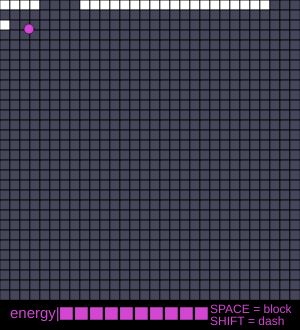
Frame 1 (no input)
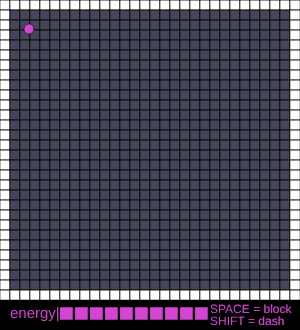
Frame 60 (no input)
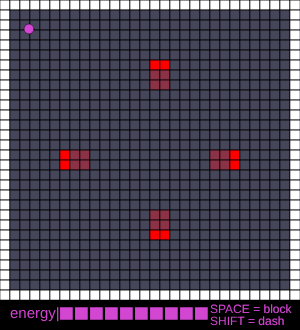
Frame 120 (the mouse pressed at the canvas centre since frame 60)

The p5.js sketch that drew these frames (run headless with seeded random() and noise() and a simulated clock; from frame 60 on, the mouse is pressed at the canvas centre):

// p5.js sketch
// ── sketch.js
// Project Title
// Your Name
// Date
//

// make the controls more clear

//Muntaha C.
// I was a bit confused on what Shift did (but that's just me).
// On the other hand, I really like the graphics with that :D

//Ian - graphics are really cool love the gameplay.
//Mitsaal - VALID, very hard. LOVE IT
//Henry: Good stuff, i like the difficulty of the game. The blocking power is a bit too broken though lol, making it cost more energy is the way to balance it in my opinion.

//adeeb: bruh hand this in there's nothing to improve imo
//good game

//map is 30x30
let mapData = [
  [1,1,1,1,0,0,0,0,1,1,1,1,1,1,1,1,1,1,1,1,1,1,1,1,1,1,1,0,0,0],
  [0,0,0,0,0,0,0,0,0,0,0,0,0,0,0,0,0,0,0,0,0,0,0,0,0,0,0,0,0,0],
  [,0,0,0,0,0,0,0,0,0,0,0,0,0,0,0,0,0,0,0,0,0,0,0,0,0,0,0,0,0],
  [0,0,0,0,0,0,0,0,0,0,0,0,0,0,0,0,0,0,0,0,0,0,0,0,0,0,0,0,0,0],
  [0,0,0,0,0,0,0,0,0,0,0,0,0,0,0,0,0,0,0,0,0,0,0,0,0,0,0,0,0,0],
  [0,0,0,0,0,0,0,0,0,0,0,0,0,0,0,0,0,0,0,0,0,0,0,0,0,0,0,0,0,0],
  [0,0,0,0,0,0,0,0,0,0,0,0,0,0,0,0,0,0,0,0,0,0,0,0,0,0,0,0,0,0],
  [0,0,0,0,0,0,0,0,0,0,0,0,0,0,0,0,0,0,0,0,0,0,0,0,0,0,0,0,0,0],
  [0,0,0,0,0,0,0,0,0,0,0,0,0,0,0,0,0,0,0,0,0,0,0,0,0,0,0,0,0,0],
  [0,0,0,0,0,0,0,0,0,0,0,0,0,0,0,0,0,0,0,0,0,0,0,0,0,0,0,0,0,0],
  [0,0,0,0,0,0,0,0,0,0,0,0,0,0,0,0,0,0,0,0,0,0,0,0,0,0,0,0,0,0],
  [0,0,0,0,0,0,0,0,0,0,0,0,0,0,0,0,0,0,0,0,0,0,0,0,0,0,0,0,0,0],
  [0,0,0,0,0,0,0,0,0,0,0,0,0,0,0,0,0,0,0,0,0,0,0,0,0,0,0,0,0,0],
  [0,0,0,0,0,0,0,0,0,0,0,0,0,0,0,0,0,0,0,0,0,0,0,0,0,0,0,0,0,0],
  [0,0,0,0,0,0,0,0,0,0,0,0,0,0,0,0,0,0,0,0,0,0,0,0,0,0,0,0,0,0],
  [0,0,0,0,0,0,0,0,0,0,0,0,0,0,0,0,0,0,0,0,0,0,0,0,0,0,0,0,0,0],
  [0,0,0,0,0,0,0,0,0,0,0,0,0,0,0,0,0,0,0,0,0,0,0,0,0,0,0,0,0,0],
  [0,0,0,0,0,0,0,0,0,0,0,0,0,0,0,0,0,0,0,0,0,0,0,0,0,0,0,0,0,0],
  [0,0,0,0,0,0,0,0,0,0,0,0,0,0,0,0,0,0,0,0,0,0,0,0,0,0,0,0,0,0],
  [0,0,0,0,0,0,0,0,0,0,0,0,0,0,0,0,0,0,0,0,0,0,0,0,0,0,0,0,0,0],
  [0,0,0,0,0,0,0,0,0,0,0,0,0,0,0,0,0,0,0,0,0,0,0,0,0,0,0,0,0,0],
  [0,0,0,0,0,0,0,0,0,0,0,0,0,0,0,0,0,0,0,0,0,0,0,0,0,0,0,0,0,0],
  [0,0,0,0,0,0,0,0,0,0,0,0,0,0,0,0,0,0,0,0,0,0,0,0,0,0,0,0,0,0],
  [0,0,0,0,0,0,0,0,0,0,0,0,0,0,0,0,0,0,0,0,0,0,0,0,0,0,0,0,0,0],
  [0,0,0,0,0,0,0,0,0,0,0,0,0,0,0,0,0,0,0,0,0,0,0,0,0,0,0,0,0,0],
  [0,0,0,0,0,0,0,0,0,0,0,0,0,0,0,0,0,0,0,0,0,0,0,0,0,0,0,0,0,0],
  [0,0,0,0,0,0,0,0,0,0,0,0,0,0,0,0,0,0,0,0,0,0,0,0,0,0,0,0,0,0],
  [0,0,0,0,0,0,0,0,0,0,0,0,0,0,0,0,0,0,0,0,0,0,0,0,0,0,0,0,0,0],
  [0,0,0,0,0,0,0,0,0,0,0,0,0,0,0,0,0,0,0,0,0,0,0,0,0,0,0,0,0,0],
  [0,0,0,0,0,0,0,0,0,0,0,0,0,0,0,0,0,0,0,0,0,0,0,0,0,0,0,0,0,0],
  [0,0,0,0,0,0,0,0,0,0,0,0,0,0,0,0,0,0,0,0,0,0,0,0,0,0,0,0,0,0],
];

function renderGrid(){
  for(let x = 0; x < numCols; x++){
    for(let y = 0; y < numRows; y++){
      // empty tile
      stroke(0);
      if (mapData[y][x] === 0){
        fill(70,70,90);
        rect(x*tile, y*tile, tile, tile);
      }
      // obstacle tile
      if (mapData[y][x] === 1){
        fill(255);
        rect(x*tile, y*tile, tile, tile);
      }
      // death tile
      if (mapData[y][x] === 2){
        fill(255,0,0);
        rect(x*tile, y*tile, tile, tile);
      }
      // loading lazer
      if (mapData[y][x] === 3){
        fill(140,50,70);
        rect(x*tile, y*tile, tile, tile);
      }
    }
  }
}

let tile = 10;
let myPlayer;
let xPos;
let yPos;
const numCols = 30;
const numRows = 30;
let lazerDelay = 600;
let lazerDuration = 5000;
let gameState = 1.0;
let energy = 10;
let guard = false;
let spaceTimer;
let bullets = [];
let gameTime = 0;
let time = 0;

function setup() {
  // frameRate(5);
  gameTime = millis();
  setInterval(() => {
    if (energy < 10 && !keyIsDown(32)){
      energy += 1;
    }
  }, 3000);
  createCanvas(300, 330);
  spaceTimer = millis();
  // skill bar
  fill(0);
  rect(0,300,width,30);
  // energy
  fill(210, 70, 210);
  textAlign(LEFT);
  textSize(15);
  text("energy|", 10, 318);
  
  //player setup
  strokeWeight(0.5);
  myPlayer = new player(25,25);


  // weapon examples:

  //  bullets.push(new bulletD(11,100));
  //  bullets.push(new bulletR(10,100));
  //  bullets.push(new bulletL(11,100));
  //  bullets.push(new bulletU(25,100));

  // lazerH(13)
  // lazerV(15)
}

function draw(){
  // game start
  if (keyIsDown(32) === true){
    if (energy >= 1){
      guard = true;
      if (millis() - spaceTimer > 500){
        spaceTimer = millis();
        energy -= 2;
      }
    }
  }
  else {
    guard = false;
    spaceTimer = millis();
  }
  if (gameState === 1.0){
    renderGrid();
    border();
    grid();
    xPos = myPlayer.findX();
    yPos = myPlayer.findY();
    move();
    myPlayer.update();
    
    //energy visualizer
    fill(0);
    stroke(0);
    rect(60,307,180,20);
    fill(210,70,210);
    for (let i = 0; i < energy; i++){
      // if (i <= energy){
      fill(210,70,210);
      rect(60+i*15,307,13,13);
    }
    textSize(12);
    text("SPACE = block", 210,313);
    text("SHIFT = dash", 210, 325);
    console.log(time);
  }
  for(let i = 0; i < bullets.length; i++){
    let b = bullets[i];
    b.move();
    if (b.alive === false){
      bullets.splice(i,1);
    }
  }
  //------------------------
  //    TIMED CHANGES
  //------------------------
  if(millis()-gameTime >= 100){
    gameTime = millis();
    time += 1;
    if (time === 10){
      bullets.push(new bulletL(15,100));
      bullets.push(new bulletL(16,100));
      bullets.push(new bulletU(15,100));
      bullets.push(new bulletU(16,100));
      bullets.push(new bulletR(15,100));
      bullets.push(new bulletR(16,100));
      bullets.push(new bulletD(16,100));
      bullets.push(new bulletD(15,100));
    }
    if ( time === 40){
      bullets.push(new bulletL(1,100));
      textAlign(CENTER);
    }
    if (time === 42){
      bullets.push(new bulletL(2,100));
    }
    if (time === 44){
      bullets.push(new bulletL(3,100));
    }
    if (time === 46){
      bullets.push(new bulletL(4,100));
    }
    if (time === 48){
      bullets.push(new bulletL(5,100));
    }
    if (time === 50){
      bullets.push(new bulletL(6,100));
    }
    if (time === 52){
      bullets.push(new bulletL(7,100));
    }
    if (time === 54){
      bullets.push(new bulletL(8,100));
    }
    if (time === 56){
      bullets.push(new bulletL(9,100));
    }
    if (time === 58){
      bullets.push(new bulletL(10,100));
    }
    if (time === 60){
      bullets.push(new bulletL(11,100));
    }
    if (time === 62){
      bullets.push(new bulletL(12,100));
    }
    if (time === 64){
      bullets.push(new bulletL(13,100));
    }
    if (time === 66){
      bullets.push(new bulletL(14,100));
    }
    if (time === 68){
      bullets.push(new bulletL(15,100));
    }
    if (time === 70){
      bullets.push(new bulletL(16,100));
    }
    if (time === 72){
      bullets.push(new bulletL(17,100));
    }
    if (time === 74){
      bullets.push(new bulletL(18,100));
    }
    if (time === 76){
      bullets.push(new bulletL(19,100));
    }
    if (time === 78){
      bullets.push(new bulletL(20,100));
    }
    if (time === 80){
      bullets.push(new bulletL(21,100));
    }
    if (time === 82){
      bullets.push(new bulletL(22,100));
    }
    if (time === 84){
      bullets.push(new bulletL(23,100));
    }
    if (time === 86){
      bullets.push(new bulletL(24,100));
    }
    if (time === 88){
      bullets.push(new bulletL(25,100));
    }
    if (time === 106){
      for (let i = 0; i < 30; i++){
        bullets.push(new bulletU(i,100));
      }
    }
    if (time === 116){
      for (let i = 0; i < 30; i++){
        bullets.push(new bulletU(i,100));
      }
    }
    if (time === 126){
      for (let i = 0; i < 30; i++){
        bullets.push(new bulletU(i,100));
      }
    }
    if (time === 160){
      for (let i = 0; i<30; i++){
        bullets.push(new bulletR(i,100));
        bullets.push(new bulletL(i,100));
      }
    }
    if (time === 180){
      lazerH(1);
      lazerH(28);
    }
    if (time === 181){
      lazerH(2);
      lazerH(27);
    }
    if (time === 182){
      lazerH(3);
      lazerH(26);
    }
    if (time === 183){
      lazerH(4);
      lazerH(25);
    }
    if (time === 184){
      lazerH(5);
      lazerH(24);
    }
    if (time === 185){
      lazerH(6);
      lazerH(23);
    }
    if (time === 186){
      lazerH(7);
      lazerH(22);
    }
    if (time === 187){
      lazerH(8);
      lazerH(21);
    }
    if (time === 236){
      for(let i = 0; i < 30; i++){
        mapData[6][i] = 1;
        mapData[7][i] = 1;
        mapData[8][i] = 1;
        mapData[21][i] = 1;
        mapData[22][i] = 1;
        mapData[23][i] = 1;
      }
    }
    if (time === 237){
      for(let i = 0; i < 30; i++){
        mapData[6][i] = 1;
        mapData[7][i] = 1;
        mapData[8][i] = 1;
        mapData[21][i] = 1;
        mapData[22][i] = 1;
        mapData[23][i] = 1;
      }
    }
    if (time === 238){
      for(let i = 0; i < 30; i++){
        mapData[6][i] = 1;
        mapData[7][i] = 1;
        mapData[8][i] = 1;
        mapData[21][i] = 1;
        mapData[22][i] = 1;
        mapData[23][i] = 1;
      }
    }
    if (time === 234){
      for(let i = 0; i < 30; i++){
        mapData[6][i] = 1;
        mapData[7][i] = 1;
        mapData[8][i] = 1;
        mapData[21][i] = 1;
        mapData[22][i] = 1;
        mapData[23][i] = 1;
      }
    }
    if (time === 235){
      for(let i = 0; i < 30; i++){
        mapData[6][i] = 1;
        mapData[7][i] = 1;
        mapData[8][i] = 1;
        mapData[21][i] = 1;
        mapData[22][i] = 1;
        mapData[23][i] = 1;
      }
    }
    if (time === 235 + round(int(random(0,20)))){
      bullets.push(new bulletL(int(random(10,20)),100));
    }
    if (time === 235 + round(int(random(0,20)))){
      bullets.push(new bulletL(int(random(10,20)),100));
    }
    if (time === 235 + round(int(random(0,20)))){
      bullets.push(new bulletL(int(random(10,20)),100));
    }
    if (time === 235 + round(int(random(0,20)))){
      bullets.push(new bulletL(int(random(10,20)),100));
    }
    if (time === 235 + round(int(random(0,20)))){
      bullets.push(new bulletL(int(random(10,20)),100));
    }
    if (time === 235 + round(int(random(0,20)))){
      bullets.push(new bulletL(int(random(10,20)),100));
    }
    if (time === 235 + round(int(random(0,20)))){
      bullets.push(new bulletL(int(random(10,20)),100));
    }
    if (time === 235 + round(int(random(0,20)))){
      bullets.push(new bulletL(int(random(10,20)),100));
    }
    if (time === 235 + round(int(random(0,20)))){
      bullets.push(new bulletL(int(random(10,20)),100));
    }
    if (time === 235 + round(int(random(0,20)))){
      bullets.push(new bulletL(int(random(10,20)),100));
    }
    if (time === 235 + round(int(random(0,20)))){
      bullets.push(new bulletR(int(random(10,20)),100));
    }
    if (time === 235 + round(int(random(0,20)))){
      bullets.push(new bulletR(int(random(10,20)),100));
    }
    if (time === 235 + round(int(random(0,20)))){
      bullets.push(new bulletR(int(random(10,20)),100));
    }
    if (time === 235 + round(int(random(0,20)))){
      bullets.push(new bulletR(int(random(10,20)),100));
    }
    if (time === 235 + round(int(random(0,20)))){
      bullets.push(new bulletR(int(random(10,20)),100));
    }
    if (time === 235 + round(int(random(0,20)))){
      bullets.push(new bulletR(int(random(10,20)),100));
    }
    if (time === 235 + round(int(random(0,20)))){
      bullets.push(new bulletR(int(random(10,20)),100));
    }
    if (time === 235 + round(int(random(0,20)))){
      bullets.push(new bulletR(int(random(10,20)),100));
    }
    if (time === 235 + round(int(random(0,20)))){
      bullets.push(new bulletR(int(random(10,20)),100));
    }
    if (time === 235 + round(int(random(0,20)))){
      bullets.push(new bulletR(int(random(10,20)),100));
    }
    if (time === 290){
      for (let i = 0; i < 30; i++){
        mapData[6][i] = 0;
        mapData[7][i] = 0;
        mapData[8][i] = 0;
        mapData[21][i] = 0;
        mapData[22][i] = 0;
        mapData[23][i] = 0;
      }
    }
    if (time === 295){
      for (let i = 0; i < 30; i += 4){
        lazerDuration = 2000;
        lazerDelay = 1000;
        lazerV(i);
        lazerV(i + 1);
      }
    }
    if (time === 305){
      for (let z = 0; z < 30; z += 4){
        lazerDuration = 2000;
        lazerDelay = 1000;
        lazerH(z);
        lazerH(z + 1);
      }
    }
    if (time === 315){
      for (let i = 0; i < 30; i += 4){
        lazerDuration = 2000;
        lazerDelay = 1000;
        lazerV(i - 1);
        lazerV(i - 2);
      }
    }
    if (time === 325){
      for (let z = 2; z < 30; z += 4){
        lazerDuration = 2000;
        lazerDelay = 1000;
        lazerH(z);
        lazerH(z +1);
      }
    }
    if (time === 340){
      for (let i = 0; i < 30; i++){
        bullets.push(new bulletR(i,150));
      }
    }
    if (time === 347){
      for (let i = 0; i < 30; i++){
        bullets.push(new bulletR(i,150));
      }
    }
    if (time === 354){
      for (let i = 0; i < 30; i++){
        bullets.push(new bulletR(i,150));
      }
    }
    if (time === 360){
      for (let i = 0; i < 30; i++){
        bullets.push(new bulletR(i,150));
      }
    }
    if (time === 367){
      for (let i = 0; i < 30; i++){
        bullets.push(new bulletR(i,150));
      }
    }
    if (time === 376){
      bullets.splice(0,bullets.length);
    }
    if (time === 377){
      for (let i = 0; i < 30; i ++){
        for (let z = 0; z < 30; z ++){
          mapData[z][i] = 0;
        }
      }
    }
    if (time ===377){
      for (let i = 0; i < 30; i++){
        mapData[i][4] = 2;
        mapData[i][9] = 2;
        mapData[i][14] = 2;
        mapData[i][19] = 2;
        mapData[i][24] = 2;
        mapData[i][29] = 2;
      }
    }
    if (time === 382){
      for (let i = 0; i < 30; i++){
        mapData[i][4] = 1;
        mapData[i][9] = 1;
        mapData[i][14] = 1;
        mapData[i][19] = 1;
        mapData[i][24] = 1;
        mapData[i][29] = 1;
      }
    }
    if (time === 387){
      bullets.push(new bulletD(1,100));
      bullets.push(new bulletD(2,100));
      bullets.push(new bulletD(3,100));

      bullets.push(new bulletU(5,100));
      bullets.push(new bulletU(6,100));
      bullets.push(new bulletU(7,100));
      bullets.push(new bulletU(8,100));

      bullets.push(new bulletD(10,100));
      bullets.push(new bulletD(11,100));
      bullets.push(new bulletD(12,100));
      bullets.push(new bulletD(13,100));

      bullets.push(new bulletU(15,100));
      bullets.push(new bulletU(16,100));
      bullets.push(new bulletU(17,100));
      bullets.push(new bulletU(18,100));

      bullets.push(new bulletD(20,100));
      bullets.push(new bulletD(21,100));
      bullets.push(new bulletD(22,100));
      bullets.push(new bulletD(23,100));

      bullets.push(new bulletU(25,100));
      bullets.push(new bulletU(26,100));
      bullets.push(new bulletU(27,100));
      bullets.push(new bulletU(28,100));
    }
    if (time === 388){
      bullets.push(new bulletD(1,100));
      bullets.push(new bulletD(2,100));
      bullets.push(new bulletD(3,100));

      bullets.push(new bulletU(5,100));
      bullets.push(new bulletU(6,100));
      bullets.push(new bulletU(7,100));
      bullets.push(new bulletU(8,100));

      bullets.push(new bulletD(10,100));
      bullets.push(new bulletD(11,100));
      bullets.push(new bulletD(12,100));
      bullets.push(new bulletD(13,100));

      bullets.push(new bulletU(15,100));
      bullets.push(new bulletU(16,100));
      bullets.push(new bulletU(17,100));
      bullets.push(new bulletU(18,100));

      bullets.push(new bulletD(20,100));
      bullets.push(new bulletD(21,100));
      bullets.push(new bulletD(22,100));
      bullets.push(new bulletD(23,100));

      bullets.push(new bulletU(25,100));
      bullets.push(new bulletU(26,100));
      bullets.push(new bulletU(27,100));
      bullets.push(new bulletU(28,100));
    }
    if (time === 389){
      bullets.push(new bulletD(1,100));
      bullets.push(new bulletD(2,100));
      bullets.push(new bulletD(3,100));

      bullets.push(new bulletU(5,100));
      bullets.push(new bulletU(6,100));
      bullets.push(new bulletU(7,100));
      bullets.push(new bulletU(8,100));

      bullets.push(new bulletD(10,100));
      bullets.push(new bulletD(11,100));
      bullets.push(new bulletD(12,100));
      bullets.push(new bulletD(13,100));

      bullets.push(new bulletU(15,100));
      bullets.push(new bulletU(16,100));
      bullets.push(new bulletU(17,100));
      bullets.push(new bulletU(18,100));

      bullets.push(new bulletD(20,100));
      bullets.push(new bulletD(21,100));
      bullets.push(new bulletD(22,100));
      bullets.push(new bulletD(23,100));

      bullets.push(new bulletU(25,100));
      bullets.push(new bulletU(26,100));
      bullets.push(new bulletU(27,100));
      bullets.push(new bulletU(28,100));
    }
    if (time === 395){
      bullets.push(new bulletD(1,100));
      bullets.push(new bulletD(2,100));
      bullets.push(new bulletD(3,100));

      bullets.push(new bulletU(5,100));
      bullets.push(new bulletU(6,100));
      bullets.push(new bulletU(7,100));
      bullets.push(new bulletU(8,100));

      bullets.push(new bulletD(10,100));
      bullets.push(new bulletD(11,100));
      bullets.push(new bulletD(12,100));
      bullets.push(new bulletD(13,100));

      bullets.push(new bulletU(15,100));
      bullets.push(new bulletU(16,100));
      bullets.push(new bulletU(17,100));
      bullets.push(new bulletU(18,100));

      bullets.push(new bulletD(20,100));
      bullets.push(new bulletD(21,100));
      bullets.push(new bulletD(22,100));
      bullets.push(new bulletD(23,100));

      bullets.push(new bulletU(25,100));
      bullets.push(new bulletU(26,100));
      bullets.push(new bulletU(27,100));
      bullets.push(new bulletU(28,100));
    }
    if (time === 425){
      for (let i = 0; i < 30; i++){
        mapData[i][4] = 0;
        mapData[i][9] = 0;
        mapData[i][14] = 0;
        mapData[i][19] = 0;
        mapData[i][24] = 0;
        mapData[i][29] = 0;
      }
    }
    if (time === 460){
      for (let i = 0; i < 30; i++){
        if (i !== 27 && i !== 28 && i !== 1 && i !== 2){
          lazerDelay = 1500;
          lazerDuration = 2000;
          lazerH(i);
        }
      }
    }
    if (time === 480){
      for (let i = 0; i < 30; i++){
        if (i !== 14 && i !== 15){
          lazerDelay = 1500;
          lazerDuration = 2000;
          lazerV(i);
        }
      }
    }
    if (time === 500){
      for (let i = 0; i < 30; i++){
        if (i !== 14 && i !== 15){
          lazerDelay = 1500;
          lazerDuration = 2000;
          lazerV(i);
          lazerH(i);
        }
      }
    }
    if (time === 520){
      for (let i = 0; i < 30; i++){
        if (i !== 5 && i !== 6){
          lazerDelay = 1500;
          lazerDuration = 2000;
          lazerV(i);
          lazerH(i);
        }
      }
    }
    if (time === 540){
      for (let i = 0; i < 30; i++){
        if (i !== 5 && i !== 6){
          lazerV(i);
        }
        if (i !== 22 && i !== 23){
          lazerH(i);
        }
      }
    }
    if (time === 560){
      for (let i = 0; i < 30; i++){
        if (i !== 22 && i !== 23){
          lazerV(i);
        }
        if (i !== 22 && i !== 23){
          lazerH(i);
        }
      }
    }
    if (time === 580){
      for (let i = 0; i < 30; i++){
        if (i !== 22 && i !== 23){
          lazerV(i);
        }
        if (i !== 5 && i !== 6){
          lazerH(i);
        }
      }
    }
    if (time === 600){
      for (let i = 0; i < 30; i++){
        if (i !== 14 && i !== 15){
          lazerDelay = 1500;
          lazerDuration = 2000;
          lazerV(i);
          lazerH(i);
        }
      }
    }
    for (let i = 0; i < 150; i++){
      if (time === 620 + round(int(random(0,50)))){
        bullets.push(new bulletL(int(random(1,29)),100));
      }
    }
    for (let i = 0; i < 150; i++){
      if (time === 680 + round(int(random(0,50)))){
        bullets.push(new bulletD(int(random(1,29)),100));
      }
    }
    for (let i = 0; i < 150; i++){
      if (time === 740 + round(int(random(0,50)))){
        bullets.push(new bulletR(int(random(1,29)),100));
      }
    }
    for (let i = 0; i < 150; i++){
      if (time === 800 + round(int(random(0,50)))){
        bullets.push(new bulletU(int(random(1,29)),100));
      }
    }
    for (let i = 0; i < 200; i++){
      let dir = round(int(random(1,4)));
      if (time === 860 + round(int(random(0,50)))){
        if (dir === 1){
          bullets.push(new bulletR(int(random(1,29)),100));
        }
      }
      if (time === 860 + round(int(random(0,50)))){
        if (dir === 2){
          bullets.push(new bulletD(int(random(1,29)),100));
        }
      }
    }
    for (let i = 0; i < 200; i++){
      let dir = round(int(random(1,4)));
      if (time === 920 + round(int(random(0,50)))){
        if (dir === 1){
          bullets.push(new bulletL(int(random(1,29)),100));
        }
      }
      if (time === 920 + round(int(random(0,50)))){
        if (dir === 2){
          bullets.push(new bulletU(int(random(1,29)),100));
        }
      }
    }
    for (let i = 0; i < 150; i++){
      let dir = round(int(random(1,5)));
      if (time === 1000 + round(int(random(0,50)))){
        if (dir === 1){
          bullets.push(new bulletR(int(random(1,29)),100));
        }
      }
      if (time === 1000 + round(int(random(0,50)))){
        if (dir === 2){
          bullets.push(new bulletD(int(random(1,29)),100));
        }
      }
      if (time === 1000 + round(int(random(0,50)))){
        if (dir === 3){
          bullets.push(new bulletL(int(random(1,29)),100));
        }
      }
      if (time === 1000 + round(int(random(0,50)))){
        if (dir === 2){
          bullets.push(new bulletU(int(random(1,29)),100));
        }
      }
    }
  }

  // loss screen
  if (gameState === 0){
    fill(100,0,0);
    rect(0,0,width,height);
    fill(255,222,89);
    textAlign(CENTER);
    textSize(40);
    text("YOU LOSE",width/2,100);
    textSize(20);
    text("press F5 to try again", width/2, 200);
  }
}

function lazerH(y){
  for (let z = 1; z < 29; z++){
    mapData[round(y)][z] = 3;
  }
  setTimeout(() => {
    for (let z = 1; z < 29; z ++){
      mapData[round(y)][z] = 2;
    }
  }, lazerDelay);
  setTimeout(() => {
    for (let z = 1; z < 29; z ++){
      mapData[round(y)][z] = 0;
    }
  }, lazerDuration);
}

function lazerV(x){
  for (let z = 1; z < 29; z++){
    mapData[z][round(x)] = 3;
  }
  setTimeout(() => {
    for (let z = 1; z < 29; z ++){
      mapData[z][round(x)] = 2;
    }
  }, lazerDelay);
  setTimeout(() => {
    for (let z = 1; z < 29; z ++){
      mapData[z][round(x)] = 0;
    }
  }, lazerDuration);
}

function border(){
  for (let i = 0; i < 30; i++){
    mapData[i][0] = 1;
    mapData[i][29] = 1;
    mapData[0][i] = 1;
    mapData[29][i] = 1;
  }
}

function move(){
  if (keyIsPressed){
    //move right
    if (keyIsDown(68)){// 68 = d
      myPlayer.right();
    }
    //move left
    if (keyIsDown(65)){// 65 is a
      myPlayer.left();
    }
    //move down
    if (keyIsDown(83)){//83 is s
      myPlayer.down();
    }
    //move up
    if (keyIsDown(87)){//87 is w
      myPlayer.up();
    }
  }
}
// dashes
function keyPressed(){
  if (keyCode === SHIFT){
    if (keyIsDown(68)){
      myPlayer.dashRight();
    }
    if (keyIsDown(65)){
      myPlayer.dashLeft();
    }
    if (keyIsDown(83)){
      myPlayer.dashDown();
    }
    if (keyIsDown(87)){
      myPlayer.dashUp();
    }
    energy-=2;
  }
}

class bulletR{
  constructor(y,speed){
    this.y = y;
    this.x = 0;
    this.bulletTime = 0;
    this.speed = speed;
    this.alive = true;
    this.edge = 0;
  }
  move(){
    if (millis() - this.bulletTime > this.speed){
      mapData[this.y][this.x] = 3;
      mapData[this.y][this.x - 2] = 2;
      mapData[this.y][this.x - 3] = 0;
      if (this.edge === 0){
        this.x += 1;
      }
      if (this.x === 31 && this.edge === 0){
        this.edge = 1;
      }
      else if (this.edge === 1){
        mapData[this.y][this.x] = 3;
        mapData[this.y][this.x - 1] = 3;
        mapData[this.y][this.x - 2] = 2;
        mapData[this.y][this.x - 3] = 0;
        this.edge = 2;
      }
      else if (this.edge === 2){
        mapData[this.y][this.x] = 3;
        mapData[this.y][this.x - 1] = 2;
        mapData[this.y][this.x - 2] = 1;
      }
      else if (this.edge === 3){
        mapData[this.y][this.x] = 2;
        mapData[this.y][this.x - 1] = 1;
        this.alive = false;
      }
      this.bulletTime = millis();
    }
  }
}


class bulletL{
  constructor(y,speed){
    this.y = y;
    this.x = 29;
    this.bulletTime = 0;
    this.speed = speed;   
    this.alive = true; 
    this. edge = 0;
  }
  move(){
    if (millis() - this.bulletTime > this.speed){
      mapData[this.y][this.x] = 3;
      if (this.x + 2 < mapData.length && this.edge === 0){
        mapData[this.y][this.x + 2] = 2;
      }
      if (this.x + 3 < mapData.length && this.edge === 0){
        mapData[this.y][this.x + 3] = 0;
      }
      if (this.edge === 0){
        this.x -= 1;
      }
      if (this.x === 0 && this.edge === 0){
        this.edge = 1;
      }
      else if (this.edge === 1){
        mapData[this.y][this.x] = 3;
        mapData[this.y][this.x + 1] = 3;
        mapData[this.y][this.x + 2] = 2;
        mapData[this.y][this.x + 3] = 0;
        this.edge = 2; 
      }
      else if (this.edge === 2){
        mapData[this.y][this.x] = 3;
        mapData[this.y][this.x + 1] = 2;
        mapData[this.y][this.x + 2] = 0;
        this.edge = 3;
      }
      else if (this.edge === 3){
        mapData[this.y][this.x] = 2;
        mapData[this.y][this.x + 1] = 0;
        this.alive = false;
      }
      this.bulletTime = millis();
    }
  }
}

class bulletU{
  constructor(x,speed){
    this.x = x;
    this.y = 29;
    this.bulletTime = 0;
    this.speed = speed;
    this.alive = true;
    this.edge = 0;
  }
  move(){
    if (millis() - this.bulletTime > this.speed){
      mapData[this.y][this.x] = 3;
      if (this.y + 2 < mapData.length && this.edge === 0){
        mapData[this.y + 2][this.x] = 2;
      }
      if (this.y + 3 < mapData.length && this.edge === 0){
        mapData[this.y + 3][this.x] = 0;
      }
      if (this.edge === 0){
        this.y -= 1;
      }
      if (this.y === 0 && this.edge === 0){
        this.edge = 1;  
      }
      else if (this.edge === 1){
        mapData[this.y][this.x] = 3;
        mapData[this.y + 1][this.x] = 3;
        mapData[this.y +2][this.x] = 2;
        mapData[this.y + 3][this.x] = 0;
        this.edge = 2;
      }
      else if (this.edge === 2){
        mapData[this.y][this.x] = 3;
        mapData[this.y + 1][this.x] = 2;
        mapData[this.y + 2][this.x] = 0;
        this.edge = 3;
      }
      else if (this.edge === 3){
        mapData[this.y][this.x] = 2;
        mapData[this.y + 1][this.x] = 0;
        this.alive = false;
      }
      this.bulletTime = millis();
    }
  }
}

class bulletD{
  constructor(x,speed){
    this.x = x;
    this.y = 0;
    this.bulletTime = 0;
    this.speed = speed;
    this.alive = true;
    this.edge = 0;
  }
  move(){
    if (millis() - this.bulletTime > this.speed){
      mapData[this.y][this.x] = 3;
      if (this.y >= 2 && this.edge === 0){mapData[this.y - 2][this.x] = 2;
      }
      if (this.y >= 3 && this.edge === 0){mapData[this.y - 3][this.x] = 0;
      }
      if (this.edge === 0){
        this.y += 1;
      }
      if (this.y === 30 && this.edge === 0){
        this.edge = 1;
      }
      else if (this.edge === 1){
        mapData[this.y][this.x] = 3;
        mapData[this.y - 1][this.x] = 3;
        mapData[this.y - 2][this.x] = 2;
        mapData[this.y - 3][this.x] = 0;
        this.edge = 2;
      }
      else if (this.edge === 2){
        mapData[this.y][this.x] = 3;
        mapData[this.y - 1][this.x] = 2;
        mapData[this.y - 2][this.x] = 0;
        this.edge = 3;
      }
      else if (this.edge === 3){
        mapData[this.y][this.x] = 2;
        mapData[this.y - 1][this.x] = 0;
        this.alive = false;
      }
      this.bulletTime = millis();
    }
  }    
}






class player{
  constructor(x,y){
    this.x = x;
    this.y = y;
    this.tile = tile;
    this.speed = 3;
    this.dash = 25;
    this.stroke = 0;
  }
  // always run update
  update(){
    stroke(this.stroke);
    if (guard === true){
      stroke(225);
    }
    fill(210,70,210);
    circle(this.x+4,this.y+4,tile);
    if (guard === false){
      if (mapData[yPos][xPos] === 2){
        gameState = 0;
      }
    }
  }
  //movement binds
  right(){
    if (guard === false){
      if (this.x < 490){
        if(mapData[yPos][xPos+1] !== 1){
          this.x += this.speed;
        }
      }
    }
  }

  dashRight(){
    if (this.x < 270){
      if (energy >= 2){
        if (mapData[yPos][xPos+3] !== 1){
          this.x += this.dash;
        }
      }
    }

  }

  left(){
    if (guard === false){
      if (this.x > 0){
        if (mapData[yPos][xPos-1] !== 1){
          this.x -= this.speed;
        }
      }
    }
  }

  dashLeft(){
    if (this.x > 20){
      if (energy >= 2){
        if (mapData[yPos][xPos-3] !== 1){
          this.x -= this.dash;
        }
      }
    }
  }

  down(){
    if (guard === false){
      if (this.y < 300){
        if (mapData[yPos+1][xPos] !== 1){
          this.y += this.speed;
        }
      }
    }
  }

  dashDown(){
    if (this.y < 270){
      if (energy >= 2){
        if (mapData[yPos+3][xPos] !== 1){
          this.y += this.speed*10;
        }
      }
    }
  }

  up(){
    if (guard === false){
      if (this.y > 0){
        if (mapData[yPos-1][xPos] !== 1){
          this.y -= this.speed;
        }
      }
    }
  }

  dashUp(){
    if (this.y > 20){
      if (energy >= 2){
        if (mapData[yPos-3][xPos-1] !== 1){
          this.y -= this.speed*10;
        }
      }
    }
  }

  // find values
  findX(){
    return round(this.x/tile);
  }

  findY(){
    return round(this.y/tile);
  }
}

function grid(){
  //vertical
  for(let i = 0; i < width; i += tile){
    line(i,0,i,300);
  }
  //horizontal
  for(let i = 0; i < 300; i += tile){
    line(0,i,width,i);
  }
}
